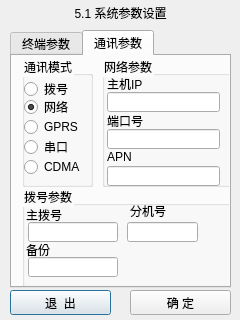
<?xml version="1.0" encoding="UTF-8"?>
<ui version="4.0">
 <class>MainKey51</class>
 <widget class="QDialog" name="MainKey51">
  <property name="geometry">
   <rect>
    <x>0</x>
    <y>0</y>
    <width>240</width>
    <height>320</height>
   </rect>
  </property>
  <property name="windowTitle">
   <string>Form</string>
  </property>
  <widget class="QTabWidget" name="tabWidget">
   <property name="geometry">
    <rect>
     <x>10</x>
     <y>30</y>
     <width>221</width>
     <height>258</height>
    </rect>
   </property>
   <property name="styleSheet">
    <string notr="true">color: rgb(0, 0, 0);
</string>
   </property>
   <property name="currentIndex">
    <number>1</number>
   </property>
   <widget class="QWidget" name="tab_3">
    <attribute name="title">
     <string>终端参数</string>
    </attribute>
    <widget class="QGroupBox" name="groupBox_8">
     <property name="geometry">
      <rect>
       <x>111</x>
       <y>79</y>
       <width>101</width>
       <height>61</height>
      </rect>
     </property>
     <property name="title">
      <string>交易模式</string>
     </property>
     <widget class="QRadioButton" name="radioButton_14">
      <property name="geometry">
       <rect>
        <x>2</x>
        <y>14</y>
        <width>81</width>
        <height>22</height>
       </rect>
      </property>
      <property name="text">
       <string>非一体机</string>
      </property>
      <property name="checked">
       <bool>true</bool>
      </property>
     </widget>
     <widget class="QRadioButton" name="radioButton_15">
      <property name="geometry">
       <rect>
        <x>2</x>
        <y>35</y>
        <width>71</width>
        <height>22</height>
       </rect>
      </property>
      <property name="text">
       <string>一体机</string>
      </property>
     </widget>
    </widget>
    <widget class="QGroupBox" name="groupBox_9">
     <property name="geometry">
      <rect>
       <x>110</x>
       <y>144</y>
       <width>101</width>
       <height>81</height>
      </rect>
     </property>
     <property name="title">
      <string>定额设置</string>
     </property>
     <widget class="QCheckBox" name="checkBox_2">
      <property name="geometry">
       <rect>
        <x>3</x>
        <y>18</y>
        <width>51</width>
        <height>22</height>
       </rect>
      </property>
      <property name="text">
       <string>是</string>
      </property>
     </widget>
     <widget class="QLineEdit" name="lineEdit_11">
      <property name="geometry">
       <rect>
        <x>3</x>
        <y>54</y>
        <width>91</width>
        <height>20</height>
       </rect>
      </property>
     </widget>
     <widget class="QLabel" name="label_12">
      <property name="geometry">
       <rect>
        <x>4</x>
        <y>36</y>
        <width>81</width>
        <height>17</height>
       </rect>
      </property>
      <property name="text">
       <string>交易金额/分</string>
      </property>
     </widget>
    </widget>
    <widget class="QLineEdit" name="lineEdit_12">
     <property name="geometry">
      <rect>
       <x>10</x>
       <y>57</y>
       <width>89</width>
       <height>20</height>
      </rect>
     </property>
     <property name="maxLength">
      <number>8</number>
     </property>
    </widget>
    <widget class="QLabel" name="label_13">
     <property name="geometry">
      <rect>
       <x>100</x>
       <y>37</y>
       <width>57</width>
       <height>17</height>
      </rect>
     </property>
     <property name="text">
      <string>流水号</string>
     </property>
    </widget>
    <widget class="QGroupBox" name="groupBox_10">
     <property name="geometry">
      <rect>
       <x>2</x>
       <y>78</y>
       <width>101</width>
       <height>71</height>
      </rect>
     </property>
     <property name="title">
      <string>打印机</string>
     </property>
     <widget class="QRadioButton" name="radioButton_16">
      <property name="geometry">
       <rect>
        <x>3</x>
        <y>10</y>
        <width>54</width>
        <height>22</height>
       </rect>
      </property>
      <property name="text">
       <string>热敏</string>
      </property>
      <property name="checked">
       <bool>true</bool>
      </property>
     </widget>
     <widget class="QRadioButton" name="radioButton_17">
      <property name="geometry">
       <rect>
        <x>3</x>
        <y>31</y>
        <width>54</width>
        <height>22</height>
       </rect>
      </property>
      <property name="text">
       <string>针打</string>
      </property>
     </widget>
     <widget class="QRadioButton" name="radioButton_18">
      <property name="geometry">
       <rect>
        <x>3</x>
        <y>50</y>
        <width>54</width>
        <height>22</height>
       </rect>
      </property>
      <property name="text">
       <string>套打</string>
      </property>
     </widget>
    </widget>
    <widget class="QGroupBox" name="groupBox_11">
     <property name="geometry">
      <rect>
       <x>2</x>
       <y>153</y>
       <width>101</width>
       <height>71</height>
      </rect>
     </property>
     <property name="title">
      <string>金额设置</string>
     </property>
     <widget class="QRadioButton" name="radioButton_19">
      <property name="geometry">
       <rect>
        <x>3</x>
        <y>13</y>
        <width>98</width>
        <height>22</height>
       </rect>
      </property>
      <property name="text">
       <string>以分为单位</string>
      </property>
      <property name="checked">
       <bool>true</bool>
      </property>
     </widget>
     <widget class="QRadioButton" name="radioButton_20">
      <property name="geometry">
       <rect>
        <x>3</x>
        <y>31</y>
        <width>98</width>
        <height>22</height>
       </rect>
      </property>
      <property name="text">
       <string>以角为单位</string>
      </property>
     </widget>
     <widget class="QRadioButton" name="radioButton_21">
      <property name="geometry">
       <rect>
        <x>3</x>
        <y>49</y>
        <width>98</width>
        <height>22</height>
       </rect>
      </property>
      <property name="text">
       <string>以元为单位</string>
      </property>
     </widget>
    </widget>
    <widget class="QLabel" name="label_14">
     <property name="geometry">
      <rect>
       <x>10</x>
       <y>37</y>
       <width>57</width>
       <height>17</height>
      </rect>
     </property>
     <property name="text">
      <string>终端号</string>
     </property>
    </widget>
    <widget class="QLineEdit" name="lineEdit_13">
     <property name="geometry">
      <rect>
       <x>100</x>
       <y>57</y>
       <width>89</width>
       <height>20</height>
      </rect>
     </property>
     <property name="text">
      <string>000000</string>
     </property>
     <property name="maxLength">
      <number>6</number>
     </property>
    </widget>
    <widget class="QLineEdit" name="lineEdit_14">
     <property name="geometry">
      <rect>
       <x>10</x>
       <y>17</y>
       <width>181</width>
       <height>20</height>
      </rect>
     </property>
     <property name="maxLength">
      <number>15</number>
     </property>
    </widget>
    <widget class="QLabel" name="label_15">
     <property name="geometry">
      <rect>
       <x>10</x>
       <y>0</y>
       <width>57</width>
       <height>17</height>
      </rect>
     </property>
     <property name="text">
      <string>商户号</string>
     </property>
    </widget>
   </widget>
   <widget class="QWidget" name="tab_2">
    <attribute name="title">
     <string>通讯参数</string>
    </attribute>
    <widget class="QGroupBox" name="groupBox_4">
     <property name="geometry">
      <rect>
       <x>10</x>
       <y>0</y>
       <width>71</width>
       <height>131</height>
      </rect>
     </property>
     <property name="title">
      <string>通讯模式</string>
     </property>
     <widget class="QRadioButton" name="radioButton_9">
      <property name="geometry">
       <rect>
        <x>2</x>
        <y>22</y>
        <width>54</width>
        <height>22</height>
       </rect>
      </property>
      <property name="text">
       <string>拨号</string>
      </property>
     </widget>
     <widget class="QRadioButton" name="radioButton_10">
      <property name="geometry">
       <rect>
        <x>2</x>
        <y>40</y>
        <width>54</width>
        <height>22</height>
       </rect>
      </property>
      <property name="text">
       <string>网络</string>
      </property>
      <property name="checked">
       <bool>true</bool>
      </property>
     </widget>
     <widget class="QRadioButton" name="radioButton_11">
      <property name="geometry">
       <rect>
        <x>2</x>
        <y>60</y>
        <width>57</width>
        <height>22</height>
       </rect>
      </property>
      <property name="text">
       <string>GPRS</string>
      </property>
      <property name="checked">
       <bool>false</bool>
      </property>
     </widget>
     <widget class="QRadioButton" name="radioButton_12">
      <property name="geometry">
       <rect>
        <x>2</x>
        <y>80</y>
        <width>54</width>
        <height>22</height>
       </rect>
      </property>
      <property name="text">
       <string>串口</string>
      </property>
     </widget>
     <widget class="QRadioButton" name="radioButton_13">
      <property name="geometry">
       <rect>
        <x>2</x>
        <y>100</y>
        <width>61</width>
        <height>22</height>
       </rect>
      </property>
      <property name="text">
       <string>CDMA</string>
      </property>
     </widget>
    </widget>
    <widget class="QGroupBox" name="groupBox_5">
     <property name="geometry">
      <rect>
       <x>10</x>
       <y>130</y>
       <width>211</width>
       <height>101</height>
      </rect>
     </property>
     <property name="title">
      <string>拨号参数</string>
     </property>
     <widget class="QLineEdit" name="lineEdit_3">
      <property name="geometry">
       <rect>
        <x>6</x>
        <y>36</y>
        <width>90</width>
        <height>20</height>
       </rect>
      </property>
      <property name="maxLength">
       <number>20</number>
      </property>
     </widget>
     <widget class="QLabel" name="label_3">
      <property name="geometry">
       <rect>
        <x>4</x>
        <y>20</y>
        <width>81</width>
        <height>17</height>
       </rect>
      </property>
      <property name="text">
       <string>主拨号</string>
      </property>
     </widget>
     <widget class="QLabel" name="label_4">
      <property name="geometry">
       <rect>
        <x>4</x>
        <y>55</y>
        <width>81</width>
        <height>17</height>
       </rect>
      </property>
      <property name="text">
       <string>备份</string>
      </property>
     </widget>
     <widget class="QLineEdit" name="lineEdit_4">
      <property name="geometry">
       <rect>
        <x>6</x>
        <y>71</y>
        <width>90</width>
        <height>20</height>
       </rect>
      </property>
      <property name="maxLength">
       <number>20</number>
      </property>
     </widget>
     <widget class="QLineEdit" name="lineEdit_9">
      <property name="geometry">
       <rect>
        <x>105</x>
        <y>36</y>
        <width>71</width>
        <height>20</height>
       </rect>
      </property>
      <property name="maxLength">
       <number>20</number>
      </property>
     </widget>
     <widget class="QLabel" name="label_10">
      <property name="geometry">
       <rect>
        <x>108</x>
        <y>16</y>
        <width>81</width>
        <height>17</height>
       </rect>
      </property>
      <property name="text">
       <string>分机号</string>
      </property>
     </widget>
    </widget>
    <widget class="QGroupBox" name="groupBox_6">
     <property name="geometry">
      <rect>
       <x>90</x>
       <y>0</y>
       <width>131</width>
       <height>131</height>
      </rect>
     </property>
     <property name="title">
      <string>网络参数</string>
     </property>
     <widget class="QLineEdit" name="lineEdit_6">
      <property name="geometry">
       <rect>
        <x>5</x>
        <y>36</y>
        <width>113</width>
        <height>20</height>
       </rect>
      </property>
      <property name="maxLength">
       <number>15</number>
      </property>
     </widget>
     <widget class="QLabel" name="label_6">
      <property name="geometry">
       <rect>
        <x>5</x>
        <y>19</y>
        <width>111</width>
        <height>17</height>
       </rect>
      </property>
      <property name="text">
       <string>主机IP</string>
      </property>
     </widget>
     <widget class="QLabel" name="label_7">
      <property name="geometry">
       <rect>
        <x>5</x>
        <y>56</y>
        <width>111</width>
        <height>17</height>
       </rect>
      </property>
      <property name="text">
       <string>端口号</string>
      </property>
     </widget>
     <widget class="QLineEdit" name="lineEdit_7">
      <property name="geometry">
       <rect>
        <x>5</x>
        <y>73</y>
        <width>113</width>
        <height>20</height>
       </rect>
      </property>
      <property name="maxLength">
       <number>5</number>
      </property>
     </widget>
     <widget class="QLabel" name="label_8">
      <property name="geometry">
       <rect>
        <x>5</x>
        <y>92</y>
        <width>111</width>
        <height>17</height>
       </rect>
      </property>
      <property name="text">
       <string>APN</string>
      </property>
     </widget>
     <widget class="QLineEdit" name="lineEdit_8">
      <property name="geometry">
       <rect>
        <x>5</x>
        <y>110</y>
        <width>113</width>
        <height>20</height>
       </rect>
      </property>
      <property name="maxLength">
       <number>20</number>
      </property>
     </widget>
    </widget>
   </widget>
  </widget>
  <widget class="QLabel" name="Title">
   <property name="geometry">
    <rect>
     <x>10</x>
     <y>2</y>
     <width>221</width>
     <height>21</height>
    </rect>
   </property>
   <property name="text">
    <string>5.1 系统参数设置</string>
   </property>
   <property name="alignment">
    <set>Qt::AlignCenter</set>
   </property>
  </widget>
  <widget class="QPushButton" name="pushButton_2">
   <property name="geometry">
    <rect>
     <x>130</x>
     <y>290</y>
     <width>101</width>
     <height>25</height>
    </rect>
   </property>
   <property name="text">
    <string>确 定</string>
   </property>
  </widget>
  <widget class="QPushButton" name="pushButton">
   <property name="geometry">
    <rect>
     <x>10</x>
     <y>290</y>
     <width>101</width>
     <height>25</height>
    </rect>
   </property>
   <property name="text">
    <string>退  出</string>
   </property>
   <property name="autoDefault">
    <bool>false</bool>
   </property>
   <property name="default">
    <bool>true</bool>
   </property>
  </widget>
  <zorder>Title</zorder>
  <zorder>pushButton_2</zorder>
  <zorder>pushButton</zorder>
  <zorder>tabWidget</zorder>
 </widget>
 <resources/>
 <connections/>
</ui>
